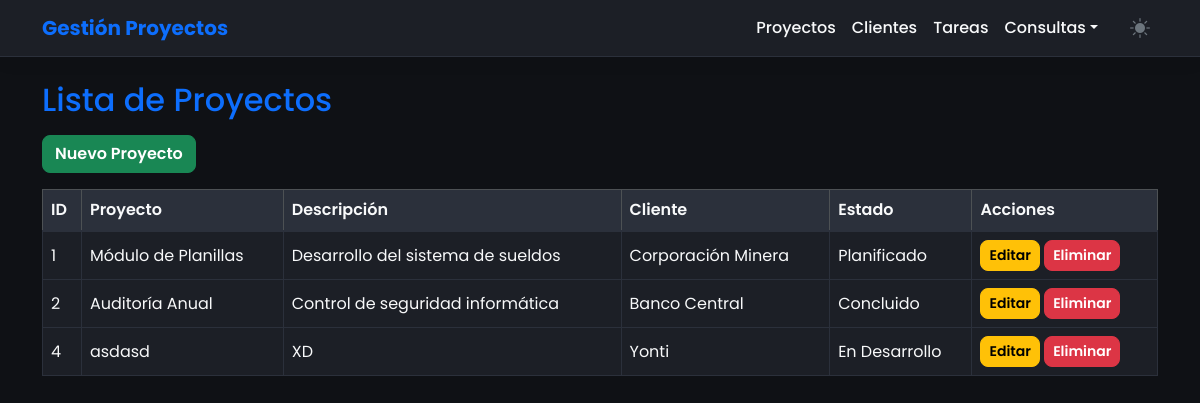
Screenshot of /proyectos/index.php with the database file from the repository.
### tables this page shows
CREATE TABLE `proyectos` (
  `id` int(11) NOT NULL,
  `nombre` varchar(150) NOT NULL,
  `descripcion` text DEFAULT NULL,
  `cliente_id` int(11) DEFAULT NULL,
  `estado_id` int(11) DEFAULT NULL
);

CREATE TABLE `clientes` (
  `id` int(11) NOT NULL,
  `nombre` varchar(150) NOT NULL,
  `contacto` varchar(150) NOT NULL
);

CREATE TABLE `estadosproyecto` (
  `id` int(11) NOT NULL,
  `nombre` varchar(100) NOT NULL
);

### proyectos/index.php (the view)
<?php
include '../config/conexion.php';
include '../includes/header.php';
    $sql="SELECT p.id, p.nombre, p.descripcion, c.nombre AS cliente, e.nombre AS estado FROM Proyectos p JOIN Clientes c ON p.cliente_id=c.id JOIN EstadosProyecto e ON p.estado_id=e.id";
    $result=$conn->query($sql);
    ?>
    <h2 class="text-primary mb-3">Lista de Proyectos</h2>
    <a href="../proyectos/crear.php" class="btn btn-success mb-3">Nuevo Proyecto</a>
    <table class="table table-bordered table-hover">
        <thead class="table-dark">
            <tr><th>ID</th><th>Proyecto</th><th>Descripción</th><th>Cliente</th><th>Estado</th><th>Acciones</th></tr>
        </thead>
        <tbody>
        <?php while($row=$result->fetch_assoc()){ ?>
            <tr>
                <td><?php echo $row['id']; ?></td>
                <td><?php echo $row['nombre']; ?></td>
                <td><?php echo $row['descripcion']; ?></td>
                <td><?php echo $row['cliente']; ?></td>
                <td><?php echo $row['estado']; ?></td>
                <td>
                    <a href="../proyectos/editar.php?id=<?php echo $row['id']; ?>" class="btn btn-warning btn-sm">Editar</a>
                    <a href="../proyectos/eliminar.php?id=<?php echo $row['id']; ?>" class="btn btn-danger btn-sm" onclick="return confirm('¿Eliminar?');">Eliminar</a>
                </td>
            </tr>
        <?php } ?>
        </tbody>
    </table>
<?php include '../includes/footer.php'; ?>

### includes/header.php (shortened to what this page needs)
<!DOCTYPE html>
<html lang="es">
<head>
    <link href="https://cdn.jsdelivr.net/npm/bootstrap@5.3.3/dist/css/bootstrap.min.css" rel="stylesheet">
    <link rel="stylesheet" href="https://cdn.jsdelivr.net/npm/bootstrap-icons@1.11.3/font/bootstrap-icons.min.css">
</head>
<body>
    <nav class="navbar navbar-expand-lg mb-4">
        <div class="container">
            <a class="navbar-brand text-primary fw-bold" href="../proyectos/index.php">Gestión Proyectos</a>
            <div class="collapse navbar-collapse">
                <ul class="navbar-nav ms-auto align-items-center">
                    <li class="nav-item"><a class="nav-link" href="../proyectos/index.php">Proyectos</a></li>
                    <li class="nav-item"><a class="nav-link" href="../clientes/index.php">Clientes</a></li>
                    <li class="nav-item"><a class="nav-link" href="../tareas/index.php">Tareas</a></li>
                    <li class="nav-item dropdown">
                        <a class="nav-link dropdown-toggle" href="#" role="button" data-bs-toggle="dropdown">Consultas</a>
                    </li>
                    <li class="nav-item ms-3">
                        <button id="theme-toggle" class="btn btn-outline-secondary btn-sm border-0"><i id="theme-icon" class="bi bi-moon-fill fs-5"></i></button>
                    </li>
                </ul>
            </div>
        </div>
    </nav>
    <div class="container">

### includes/footer.php (shortened to what this page needs)
</div>
</body>
</html>

### includes/header.php (style rules this page uses)
:root[data-bs-theme="dark"] { --bs-body-bg:#0f1115; --surface-color:#1c1f26; --border-color:#2b303b; --text-color:#f8f9fa; }
body { background-color:var(--bs-body-bg); color:var(--text-color); transition:background-color 0.3s ease, color 0.3s ease; font-family:'Poppins', sans-serif; }
.navbar { background-color:var(--surface-color) !important; border-bottom:1px solid var(--border-color); box-shadow:0 4px 20px rgba(0,0,0,0.05); }
.nav-link { color:var(--text-color) !important; font-weight:500; }
.table { border-color:var(--border-color); vertical-align: middle; margin-bottom:0; }
.table > :not(caption) > * > * { background-color:var(--surface-color); color:var(--text-color); border-bottom-color:var(--border-color); transition:background-color 0.3s ease, color 0.3s ease; }
.table thead th { background-color:var(--border-color) !important; color:var(--text-color) !important; font-weight:600; border-bottom:2px solid var(--border-color); }
.btn { border-radius:8px; font-weight:600; transition:all 0.2s ease; }

### rows the page displays
proyectos: id "1", nombre "Módulo de Planillas", descripcion "Desarrollo del sistema de sueldos", cliente.nombre "Corporación Minera", estado.nombre "Planificado"
proyectos: id "2", nombre "Auditoría Anual", descripcion "Control de seguridad informática", cliente.nombre "Banco Central", estado.nombre "Concluido"
proyectos: id "4", nombre "asdasd", descripcion "XD", cliente.nombre "Yonti", estado.nombre "En Desarrollo"
